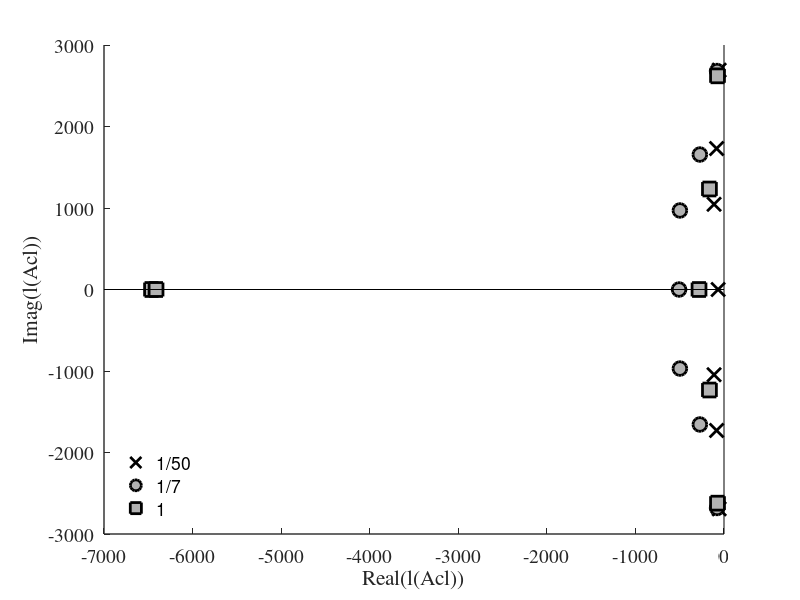

MATLAB code for this plot: (Note: this script raises an error after producing the figure.)
% =========================================================================
% HVDC - four-terminal scheme
% 
% Developed by: F. Bianchi, E. Prieto
%% =========================================================================
close all, clear all
fpath = './DCtech';

% =========================================================================
%% Network values
C1 = 150e-6;
C2 = 150e-6;
C3 = 150e-6;
C4 = 150e-6;
R1 = 0.5;
R2 = 0.25;
R3 = 0.4;
L1 = 0.005;
L2 = 0.0025;
L3 = 0.004;

% State-space model
A = [0,     0,      0,     0,      -1/C1,   -1/C1,    0;
     0,     0,      0,     0,       0,       1/C2,   -1/C2;
     0,     0,      0,     0,       1/C3,    0,       0;
     0,     0,      0,     0,       0,       0,       1/C4;
     1/L1,  0,     -1/L1,  0,      -R1/L1,   0,       0;
     1/L2, -1/L2,   0,     0,       0,      -R2/L2,   0;
     0,     1/L3,   0,    -1/L3,    0,       0,      -R3/L3];
B = [1/C1,  0,      0,     0;
     0,     1/C2,   0,     0;
     0,     0,     -1/C3,  0;
     0,     0,      0,    -1/C4;
     0,     0,      0,     0;
     0,     0,      0,     0;
     0,     0,      0,     0];
C = [1, 0,  0,  0,  0,  0,  0;
     0, 1,  0,  0,  0,  0,  0;
     0, 0,  1,  0,  0,  0,  0;
     0, 0,  0,  1,  0,  0,  0];
D = zeros(4);

Bw = B(:,1:2); Bu = B(:,3:4);
Cz = C(1:2,:); Cy = C(3:4,:);

% =========================================================================
% Open loop transfers
G = ss(A,B,C,D);

Gzw = G(1:2,1:2); zpk(Gzw); 
Gzu = G(1:2,3:4); zpk(Gzu); 
Gyw = G(3:4,1:2); zpk(Gyw); 
Gyu = G(3:4,3:4); zpk(Gyu); 

% gains
Kgi = [100 50 20 7 3 1];
Kg  = 1./Kgi;
for ii=1:length(Kgi)
    lgtext{ii} = sprintf('1/%d',Kgi(ii));
end
lgtext{6} = '1';
P  = diag([1 1]);
% colors
ColorSet = diag(linspace(0,0.5,2))*ones(2,3);
LineSet  = {'-','--','-.'};

% =========================================================================
%% Stability
%
Hf = figure('Name','Closed loop poles');
Ha = axes('ColorOrder', ColorSet,...
    'LineWidth',1,...
    'Fontname','times',...
    'Fontsize',14,...
    'NextPlot','add');

%for ii=1:2:length(Kg)
ii = 2;
eiAcl(:,ii) = eig(A+Kg(ii)*Bu*P*Cy);
plot(real(eiAcl(:,ii)),imag(eiAcl(:,ii)),'x',...
    'MarkerEdgeColor',ColorSet(1,:),...
    'MarkerFaceColor',ColorSet(1,:),...
    'LineWidth',2,...
    'MarkerSize',10)
ii = 4;
eiAcl(:,ii) = eig(A+Kg(ii)*Bu*P*Cy);
plot(real(eiAcl(:,ii)),imag(eiAcl(:,ii)),'o',...
    'MarkerEdgeColor',ColorSet(1,:),...
    'MarkerFaceColor',0.7*[1 1 1],...
    'LineWidth',2,...
    'MarkerSize',10)
ii = 6;
eiAcl(:,ii) = eig(A+Kg(ii)*Bu*P*Cy);
plot(real(eiAcl(:,ii)),imag(eiAcl(:,ii)),'s',...
    'MarkerEdgeColor',ColorSet(1,:),...
    'MarkerFaceColor',0.7*[1 1 1],...
    'LineWidth',2,...
    'MarkerSize',10)
plot([0 0],3000*[-1 1],'k')
plot([-7000 0],[0 0],'k')
% end
% ylabel('Imag(\lambda(A_{cl}))'); xlabel('Real(\lambda(A_{cl}))');
ylabel('Imag(l(Acl))'); xlabel('Real(l(Acl))');
legend(lgtext{[2 4 6]},'Location','SouthWest'), legend boxoff
print('-depsc2',[fpath 'fig_eigAcl_c1.eps'])

% det(1+L(jw))
% w = logspace(-1,4,2000);
% LL1 = frd(eye(2)+Gyu,w); rLL1 = frdata(LL1);
% LL2 = frd(eye(2)+5*Gyu,w); rLL2 = frdata(LL2);
% for ii=1:length(w)
%     dl1(ii) = det(rLL1(:,:,ii));
%     dl2(ii) = det(rLL2(:,:,ii));
% end
% plot(real(dl1),imag(dl1))
% hold
% plot(real(dl2),imag(dl2),'r')


% =========================================================================
%% Closed loop transfers
systemnames = 'G';
inputvar = '[w{2};r{2};u{2}]';
outputvar = '[G(1:2);-r+G(3:4);-r+G(3:4)]';
input_to_G = '[w;u]';
G2 = sysic;

clear Gcl
for ii=1:length(Kg)
    Gcl(:,:,ii) = lft(G2,Kg(ii)*P);
end

% frequencies
w = 2*pi*logspace(-1,3,1000);

% -------------------------------------------------------------------------
%% Figure: sensivitity
S = Gcl(3:4,3:4,:);
%
Hf = figure('Name','S');
Ha = axes('ColorOrder', ColorSet,'LineStyleOrder', LineSet,...
    'LineWidth',1,...
    'Fontname','times',...
    'Fontsize',14,...
    'NextPlot','add',...
    'XScale','log',...
    'Xlim',[1e-1 1e3],'Ylim',[-40 20]);
for ii=1:length(Kg)
    sv = sigma(S(:,:,ii),w);
    svSmx(:,ii) = 20*log10(sv(1,:)');
    svSmn(:,ii) = 20*log10(sv(2,:)');
end
semilogx(w/2/pi,svSmx')
semilogx(w/2/pi,svSmn','--')
ylabel('SVD (dB)'); xlabel('Frequency (Hz)');
legend(lgtext), legend boxoff
% print('-depsc2','fig_svS_c1.eps')

% -------------------------------------------------------------------------
%% Figure: SGyw
SGyw = Gcl(3:4,1:2,:);
Hf = figure('Name','SGyw');
Ha = axes('ColorOrder', ColorSet,'LineStyleOrder', LineSet,...
    'Fontname','times',...
    'Fontsize',14,...
    'XScale','log',...
    'NextPlot','add',...
    'Xlim',[1e-1 1e3],'Ylim',[-20 50]);
for ii=1:length(Kg)
    sv = sigma(SGyw(:,:,ii),w);
    svSGyw(:,ii) = 20*log10(sv(1,:)');
end
% limits
emax = 20*log10(22.5); 
h = area([0.1 200 2000],[emax emax emax+20]); 
set(h,'FaceColor',[1 1 1]*0.9,'BaseValue',-20,'LineWidth',0.5)
%
Hl = semilogx(w/2/pi,svSGyw','LineWidth',1);
set(Hl(3),'LineWidth',2);
ylabel('SVD (dB)'); xlabel('Frequency (Hz)');
legend(Hl,lgtext,'Location','SouthWest'), legend boxoff
print('-depsc2',[fpath 'fig_svSGyw_c1.eps'])
% svd(freqresp(Gyu,0)\freqresp(Gyw,0))
% dcgain
[Nyu,d] = tfdata(Gyu); Nyu = [Nyu{1,1}(end) Nyu{1,2}(end); Nyu{2,1}(end) Nyu{2,2}(end)];
[Nyw,d] = tfdata(Gzu); Nyw = [Nyw{1,1}(end) Nyw{1,2}(end); Nyw{2,1}(end) Nyw{2,2}(end)];

% -------------------------------------------------------------------------
%% Figure: KSGyw
for ii=1:length(Kg)
    KSGyw(:,:,ii) = Kg(ii)*SGyw(:,:,ii);
end
Hf = figure('Name','KSGyw');
Ha = axes('ColorOrder', ColorSet,'LineStyleOrder', LineSet,...
    'Fontname','times',...
    'Fontsize',14,...
    'NextPlot','add',...
    'XScale','log',...
    'Xlim',[1e-1 1e3],'Ylim',[-40 20]);
for ii=1:length(Kg)
    sv = sigma(KSGyw(:,:,ii),w);
    svKSGyw(:,ii) = 20*log10(sv(1,:)');
end
% limits
emax = 20*log10(1.50); 
h = area([0.1 200 2000],[emax emax emax-20]); 
set(h,'FaceColor',[1 1 1]*0.9,'BaseValue',-40,'LineWidth',0.5)
%
Hl = semilogx(w/2/pi,svKSGyw','LineWidth',1);
set(Hl(3),'LineWidth',2);
ylabel('SVD (dB)'); xlabel('Frequency (Hz)');
legend(Hl,lgtext,'Location','SouthWest'), legend boxoff
print('-depsc2',[fpath 'fig_svKSGyw_c1.eps'])

% -------------------------------------------------------------------------
%% Figure: GzuKS
GzuKS = Gcl(1:2,3:4,:);
Hf = figure('Name','GzuKS');
Ha = axes('ColorOrder', ColorSet,'LineStyleOrder', LineSet,...
    'LineWidth',1,...
    'Fontname','times',...
    'Fontsize',14,...
        'NextPlot','add',...
        'XScale','log',...
        'Xlim',[1e-1 1e3],'Ylim',[-40 20]);
for ii=1:length(Kg)
    sv = sigma(GzuKS(:,:,ii),w);
    svGzuKS(:,ii) = 20*log10(sv(1,:)');
end
Hl = semilogx(w/2/pi,svGzuKS','LineWidth',1);
ylabel('SVD (dB)'); xlabel('Frequency (Hz)');
set(Hl(3),'LineWidth',2);
legend(Hl,lgtext,'Location','SouthWest'), legend boxoff
% print('-depsc2','fig_svGzuKS_c1.eps')
% dcgain
[Nyu,d] = tfdata(Gyu); Nyu = [Nyu{1,1}(end) Nyu{1,2}(end); Nyu{2,1}(end) Nyu{2,2}(end)];
[Nzu,d] = tfdata(Gzu); Nzu = [Nzu{1,1}(end) Nzu{1,2}(end); Nzu{2,1}(end) Nzu{2,2}(end)];
% svd(freqresp(Gzu,0)/freqresp(Gyu,0))

% -------------------------------------------------------------------------
%% Figure: Gzw_GzuKSGyw
Gzw_GzuKSGyw = Gcl(1:2,1:2,:);
Hf = figure('Name','Gzw_GzuKSGyw');
Ha = axes('ColorOrder', ColorSet,'LineStyleOrder', LineSet,...
    'LineWidth',1,...
    'Fontname','times',...
    'Fontsize',14,...
        'NextPlot','add',...
        'XScale','log',...
        'Xlim',[1e-1 1e3],'Ylim',[-20 50]);
for ii=1:length(Kg)
    sv = sigma(Gzw_GzuKSGyw(:,:,ii),w);
    svGzw_GzuKSGyw(:,ii) = 20*log10(sv(1,:)');
end
% limits
emax = 20*log10(22.5); 
h = area([0.1 200 2000],[emax emax emax+20]); 
set(h,'FaceColor',[1 1 1]*0.9,'BaseValue',-20,'LineWidth',0.5)
%
Hl = semilogx(w/2/pi,svGzw_GzuKSGyw','LineWidth',1);
set(Hl(3),'LineWidth',2);
ylabel('SVD (dB)'); xlabel('Frequency (Hz)');
legend(Hl,lgtext,'Location','SouthWest'), legend boxoff
print('-depsc2',[fpath 'fig_svGzw_GzuKSGyw_c1.eps'])

%%
Kg = 1/22.5;
Gcl_0 = lft(G2,Kg*eye(2));
Gzw_GzuKSGyw = Gcl_0(1:2,1:2);
dcgain(Gzw_GzuKSGyw)*[667;667]
totalbus=dcgain(Gzw_GzuKSGyw)*[667;667]+[145e3;145e3]
%%
Kg = 1/20;
Gcl_0 = lft(G2,Kg*eye(2));
Gzw_GzuKSGyw = Gcl_0(1:2,1:2);
dcgain(Gzw_GzuKSGyw)*[633.2;633.2]
totalbus=dcgain(Gzw_GzuKSGyw)*[633.2;633.2]+[145e3;145e3]



